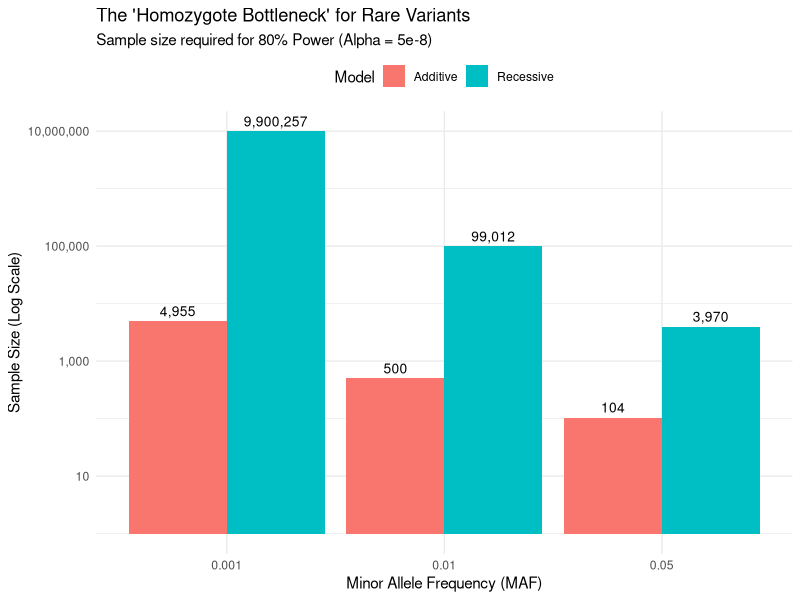

Recreate this plot in R.
library(ggplot2)
library(dplyr)
library(tidyr)
library(Hmisc)

k <- 6   # Successes
n <- 21  # Trials

# 1. Hmisc Implementation
binconf(k, n)

# 2. compare with manual Wilson Score Verification 
p <- k / n
z <- qnorm(0.975) # 95% CI

# Calculate components
denom  <- 1 + z^2/n
center <- (p + z^2/(2*n)) / denom
margin <- z * sqrt((p*(1-p)/n) + (z^2/(4*n^2))) / denom

# Print comparison
cat(sprintf("\nObserved: %.1f%%\nManual CI:  %.1f%% - %.1f%%\n", 
            p * 100, 
            (center - margin) * 100, 
            (center + margin) * 100))



#### analysis of rare variants.. How many Ns?

# Function: Calculate N for 80% power
get_n <- function(maf, beta, model = "Additive", alpha = 5e-8, power = 0.8) {
  
  z_score <- qnorm(1 - alpha/2) + qnorm(power)
  
  # Variance of G depends on model
  if (model == "Additive") {
    var_g <- 2 * maf * (1 - maf)
  } else {
    # Recessive bottleneck: homozygotes only
    p_hom <- maf^2
    var_g <- p_hom * (1 - p_hom)
  }
  
  h2 <- var_g * beta^2
  return((z_score^2) / h2)
}

# Define scenarios and calculate N row-wise
sim_data <- expand.grid(
  MAF = c(0.05, 0.01, 0.001),
  Model = c("Additive", "Recessive"),
  Beta = 2
) %>%
  rowwise() %>%
  mutate(
    N = get_n(MAF, Beta, Model),
    Label = sprintf("MAF: %s", MAF) # Cleaner labelling
  ) %>%
  ungroup()

# Summary Table: Ratio of Recessive to Additive cost
sim_data %>%
  pivot_wider(names_from = Model, values_from = N) %>%
  mutate(
    Ratio = round(Recessive / Additive, 1),
    Additive = scales::comma(Additive),
    Recessive = scales::comma(Recessive)
  ) %>%
  select(MAF, Beta, Additive, Recessive, Ratio) %>%
  print()

# Plotting
ggplot(sim_data, aes(x = as.factor(MAF), y = N, fill = Model)) +
  geom_col(position = "dodge") +
  geom_text(aes(label = scales::comma(round(N))), 
            position = position_dodge(0.9), vjust = -0.5, size = 3.5) +
  scale_y_log10(labels = scales::comma) +
  labs(
    title = "The 'Homozygote Bottleneck' for Rare Variants",
    subtitle = "Sample size required for 80% Power (Alpha = 5e-8)",
    y = "Sample Size (Log Scale)",
    x = "Minor Allele Frequency (MAF)"
  ) +
  theme_minimal() +
  theme(legend.position = "top")
